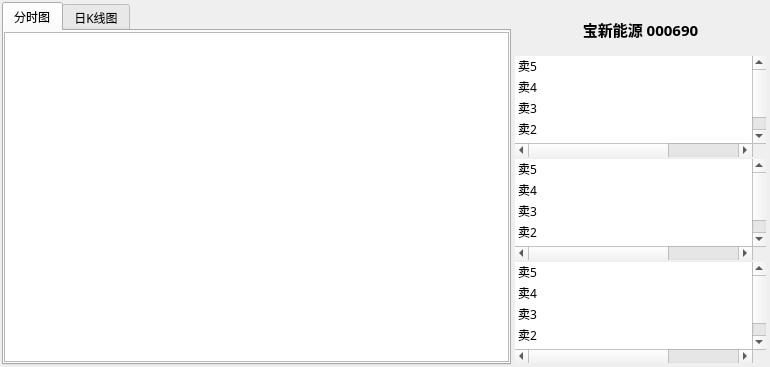
<?xml version="1.0" encoding="UTF-8"?>
<ui version="4.0">
 <class>DlgDetail</class>
 <widget class="QDialog" name="DlgDetail">
  <property name="geometry">
   <rect>
    <x>0</x>
    <y>0</y>
    <width>770</width>
    <height>366</height>
   </rect>
  </property>
  <property name="font">
   <font>
    <family>Microsoft YaHei</family>
    <pointsize>9</pointsize>
    <weight>50</weight>
    <bold>false</bold>
   </font>
  </property>
  <property name="windowTitle">
   <string>Dialog</string>
  </property>
  <layout class="QGridLayout" name="gridLayout_4">
   <property name="leftMargin">
    <number>2</number>
   </property>
   <property name="topMargin">
    <number>2</number>
   </property>
   <property name="rightMargin">
    <number>2</number>
   </property>
   <property name="bottomMargin">
    <number>2</number>
   </property>
   <property name="spacing">
    <number>2</number>
   </property>
   <item row="0" column="0">
    <widget class="QTabWidget" name="tabWidget">
     <property name="currentIndex">
      <number>0</number>
     </property>
     <widget class="QWidget" name="tab">
      <attribute name="title">
       <string>分时图</string>
      </attribute>
      <layout class="QGridLayout" name="gridLayout_2">
       <property name="leftMargin">
        <number>0</number>
       </property>
       <property name="topMargin">
        <number>0</number>
       </property>
       <property name="rightMargin">
        <number>0</number>
       </property>
       <property name="bottomMargin">
        <number>0</number>
       </property>
       <property name="spacing">
        <number>0</number>
       </property>
       <item row="0" column="0">
        <widget class="QGraphicsView" name="graphicsView">
         <property name="minimumSize">
          <size>
           <width>505</width>
           <height>330</height>
          </size>
         </property>
         <property name="maximumSize">
          <size>
           <width>505</width>
           <height>330</height>
          </size>
         </property>
        </widget>
       </item>
      </layout>
     </widget>
     <widget class="QWidget" name="tab_2">
      <attribute name="title">
       <string>日K线图</string>
      </attribute>
      <layout class="QGridLayout" name="gridLayout_3">
       <property name="leftMargin">
        <number>0</number>
       </property>
       <property name="topMargin">
        <number>0</number>
       </property>
       <property name="rightMargin">
        <number>0</number>
       </property>
       <property name="bottomMargin">
        <number>0</number>
       </property>
       <property name="spacing">
        <number>0</number>
       </property>
       <item row="0" column="0">
        <widget class="QGraphicsView" name="graphicsView_2">
         <property name="minimumSize">
          <size>
           <width>505</width>
           <height>330</height>
          </size>
         </property>
         <property name="maximumSize">
          <size>
           <width>505</width>
           <height>330</height>
          </size>
         </property>
        </widget>
       </item>
      </layout>
     </widget>
    </widget>
   </item>
   <item row="0" column="1">
    <widget class="QWidget" name="widget" native="true">
     <layout class="QGridLayout" name="gridLayout">
      <property name="leftMargin">
       <number>2</number>
      </property>
      <property name="topMargin">
       <number>2</number>
      </property>
      <property name="rightMargin">
       <number>2</number>
      </property>
      <property name="bottomMargin">
       <number>2</number>
      </property>
      <property name="spacing">
       <number>2</number>
      </property>
      <item row="0" column="0">
       <widget class="QLabel" name="label">
        <property name="font">
         <font>
          <family>Microsoft YaHei</family>
          <pointsize>11</pointsize>
          <weight>75</weight>
          <bold>true</bold>
         </font>
        </property>
        <property name="text">
         <string>宝新能源 000690</string>
        </property>
        <property name="alignment">
         <set>Qt::AlignCenter</set>
        </property>
       </widget>
      </item>
      <item row="1" column="0">
       <widget class="QTableWidget" name="tableWidget">
        <property name="minimumSize">
         <size>
          <width>251</width>
          <height>0</height>
         </size>
        </property>
        <property name="maximumSize">
         <size>
          <width>251</width>
          <height>101</height>
         </size>
        </property>
        <property name="font">
         <font>
          <pointsize>9</pointsize>
          <weight>50</weight>
          <bold>false</bold>
         </font>
        </property>
        <property name="frameShape">
         <enum>QFrame::NoFrame</enum>
        </property>
        <property name="showGrid">
         <bool>false</bool>
        </property>
        <property name="gridStyle">
         <enum>Qt::SolidLine</enum>
        </property>
        <attribute name="horizontalHeaderVisible">
         <bool>false</bool>
        </attribute>
        <attribute name="horizontalHeaderDefaultSectionSize">
         <number>80</number>
        </attribute>
        <attribute name="horizontalHeaderHighlightSections">
         <bool>false</bool>
        </attribute>
        <attribute name="horizontalHeaderStretchLastSection">
         <bool>true</bool>
        </attribute>
        <attribute name="verticalHeaderVisible">
         <bool>false</bool>
        </attribute>
        <attribute name="verticalHeaderDefaultSectionSize">
         <number>20</number>
        </attribute>
        <attribute name="verticalHeaderHighlightSections">
         <bool>false</bool>
        </attribute>
        <row>
         <property name="text">
          <string>0</string>
         </property>
        </row>
        <row>
         <property name="text">
          <string>1</string>
         </property>
        </row>
        <row>
         <property name="text">
          <string>2</string>
         </property>
        </row>
        <row>
         <property name="text">
          <string>3</string>
         </property>
        </row>
        <row>
         <property name="text">
          <string>4</string>
         </property>
        </row>
        <column>
         <property name="text">
          <string>1</string>
         </property>
        </column>
        <column>
         <property name="text">
          <string>2</string>
         </property>
        </column>
        <column>
         <property name="text">
          <string>3</string>
         </property>
        </column>
        <item row="0" column="0">
         <property name="text">
          <string>卖5</string>
         </property>
        </item>
        <item row="1" column="0">
         <property name="text">
          <string>卖4</string>
         </property>
        </item>
        <item row="2" column="0">
         <property name="text">
          <string>卖3</string>
         </property>
        </item>
        <item row="3" column="0">
         <property name="text">
          <string>卖2</string>
         </property>
        </item>
        <item row="4" column="0">
         <property name="text">
          <string>卖1</string>
         </property>
        </item>
       </widget>
      </item>
      <item row="2" column="0">
       <widget class="QTableWidget" name="tableWidget_2">
        <property name="minimumSize">
         <size>
          <width>251</width>
          <height>0</height>
         </size>
        </property>
        <property name="maximumSize">
         <size>
          <width>251</width>
          <height>101</height>
         </size>
        </property>
        <property name="font">
         <font>
          <pointsize>9</pointsize>
          <weight>50</weight>
          <bold>false</bold>
         </font>
        </property>
        <property name="frameShape">
         <enum>QFrame::NoFrame</enum>
        </property>
        <property name="showGrid">
         <bool>false</bool>
        </property>
        <property name="gridStyle">
         <enum>Qt::SolidLine</enum>
        </property>
        <attribute name="horizontalHeaderVisible">
         <bool>false</bool>
        </attribute>
        <attribute name="horizontalHeaderDefaultSectionSize">
         <number>80</number>
        </attribute>
        <attribute name="horizontalHeaderHighlightSections">
         <bool>false</bool>
        </attribute>
        <attribute name="horizontalHeaderStretchLastSection">
         <bool>true</bool>
        </attribute>
        <attribute name="verticalHeaderVisible">
         <bool>false</bool>
        </attribute>
        <attribute name="verticalHeaderDefaultSectionSize">
         <number>20</number>
        </attribute>
        <attribute name="verticalHeaderHighlightSections">
         <bool>false</bool>
        </attribute>
        <row>
         <property name="text">
          <string>0</string>
         </property>
        </row>
        <row>
         <property name="text">
          <string>1</string>
         </property>
        </row>
        <row>
         <property name="text">
          <string>2</string>
         </property>
        </row>
        <row>
         <property name="text">
          <string>3</string>
         </property>
        </row>
        <row>
         <property name="text">
          <string>4</string>
         </property>
        </row>
        <column>
         <property name="text">
          <string>1</string>
         </property>
        </column>
        <column>
         <property name="text">
          <string>2</string>
         </property>
        </column>
        <column>
         <property name="text">
          <string>3</string>
         </property>
        </column>
        <item row="0" column="0">
         <property name="text">
          <string>卖5</string>
         </property>
        </item>
        <item row="1" column="0">
         <property name="text">
          <string>卖4</string>
         </property>
        </item>
        <item row="2" column="0">
         <property name="text">
          <string>卖3</string>
         </property>
        </item>
        <item row="3" column="0">
         <property name="text">
          <string>卖2</string>
         </property>
        </item>
        <item row="4" column="0">
         <property name="text">
          <string>卖1</string>
         </property>
        </item>
       </widget>
      </item>
      <item row="3" column="0">
       <widget class="QTableWidget" name="tableWidget_3">
        <property name="minimumSize">
         <size>
          <width>251</width>
          <height>0</height>
         </size>
        </property>
        <property name="maximumSize">
         <size>
          <width>251</width>
          <height>101</height>
         </size>
        </property>
        <property name="font">
         <font>
          <pointsize>9</pointsize>
          <weight>50</weight>
          <bold>false</bold>
         </font>
        </property>
        <property name="frameShape">
         <enum>QFrame::NoFrame</enum>
        </property>
        <property name="showGrid">
         <bool>false</bool>
        </property>
        <property name="gridStyle">
         <enum>Qt::SolidLine</enum>
        </property>
        <attribute name="horizontalHeaderVisible">
         <bool>false</bool>
        </attribute>
        <attribute name="horizontalHeaderDefaultSectionSize">
         <number>80</number>
        </attribute>
        <attribute name="horizontalHeaderHighlightSections">
         <bool>false</bool>
        </attribute>
        <attribute name="horizontalHeaderStretchLastSection">
         <bool>true</bool>
        </attribute>
        <attribute name="verticalHeaderVisible">
         <bool>false</bool>
        </attribute>
        <attribute name="verticalHeaderDefaultSectionSize">
         <number>20</number>
        </attribute>
        <attribute name="verticalHeaderHighlightSections">
         <bool>false</bool>
        </attribute>
        <row>
         <property name="text">
          <string>0</string>
         </property>
        </row>
        <row>
         <property name="text">
          <string>1</string>
         </property>
        </row>
        <row>
         <property name="text">
          <string>2</string>
         </property>
        </row>
        <row>
         <property name="text">
          <string>3</string>
         </property>
        </row>
        <row>
         <property name="text">
          <string>4</string>
         </property>
        </row>
        <column>
         <property name="text">
          <string>1</string>
         </property>
        </column>
        <column>
         <property name="text">
          <string>2</string>
         </property>
        </column>
        <column>
         <property name="text">
          <string>3</string>
         </property>
        </column>
        <item row="0" column="0">
         <property name="text">
          <string>卖5</string>
         </property>
        </item>
        <item row="1" column="0">
         <property name="text">
          <string>卖4</string>
         </property>
        </item>
        <item row="2" column="0">
         <property name="text">
          <string>卖3</string>
         </property>
        </item>
        <item row="3" column="0">
         <property name="text">
          <string>卖2</string>
         </property>
        </item>
        <item row="4" column="0">
         <property name="text">
          <string>卖1</string>
         </property>
        </item>
       </widget>
      </item>
     </layout>
    </widget>
   </item>
  </layout>
 </widget>
 <resources/>
 <connections/>
</ui>
